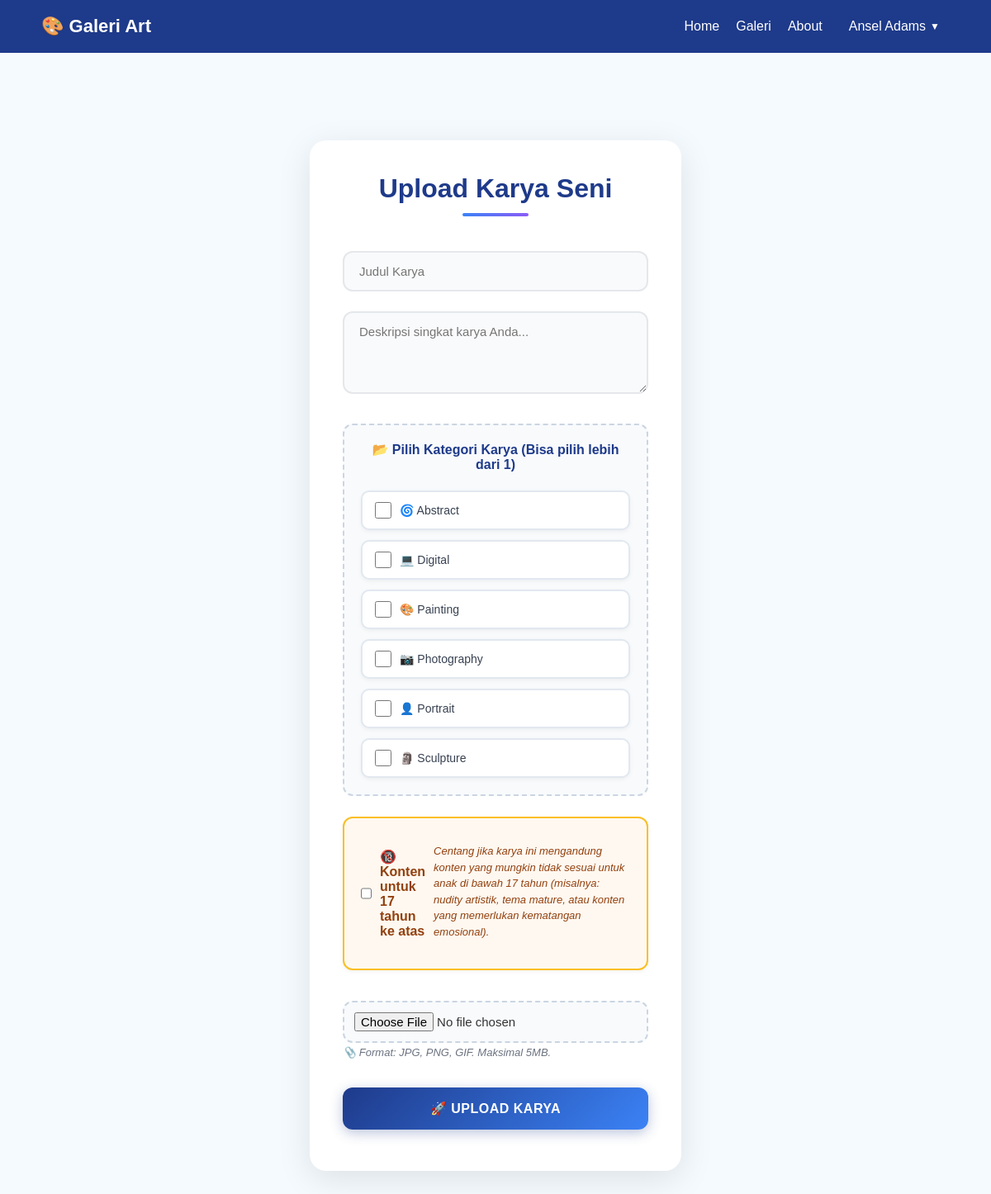
The app's page /upload.php (signed in) with its own data.
### tables this page shows
CREATE TABLE `users` (
  `id` int NOT NULL,
  `nama` varchar(100) NOT NULL,
  `email` varchar(150) NOT NULL,
  `password` varchar(255) NOT NULL,
  `role` enum('seniman','pengunjung','admin') NOT NULL DEFAULT 'pengunjung',
  `profile_image` varchar(255) DEFAULT NULL,
  `bio` text,
  `tanggal_daftar` timestamp NULL DEFAULT CURRENT_TIMESTAMP,
  `last_login` timestamp NULL DEFAULT NULL,
  `status` enum('active','inactive','banned') DEFAULT 'active'
);

CREATE TABLE `categories` (
  `id` int NOT NULL,
  `nama_kategori` varchar(50) NOT NULL,
  `deskripsi` text,
  `icon` varchar(100) DEFAULT NULL,
  `created_at` timestamp NULL DEFAULT CURRENT_TIMESTAMP
);

### config.php (called while the page is built, shortened)
<?php
function getConnection() {
    try {
        $pdo = new PDO(
            "mysql:host=" . DB_HOST . ";dbname=" . DB_NAME . ";charset=utf8mb4",
            DB_USERNAME,
            DB_PASSWORD,
            [
                PDO::ATTR_ERRMODE => PDO::ERRMODE_EXCEPTION,
                PDO::ATTR_DEFAULT_FETCH_MODE => PDO::FETCH_ASSOC,
                PDO::ATTR_EMULATE_PREPARES => false
            ]
        );
        return $pdo;
    } catch (PDOException $e) {
        die("Database connection failed: " . $e->getMessage());
    }
}
function isLoggedIn() {
    return isset($_SESSION['user_id']) && isset($_SESSION['user_nama']);
}
function getCurrentUser() {
    if (isLoggedIn()) {
        try {
            $pdo = getConnection();
            $stmt = $pdo->prepare("SELECT id, nama, email, role, bio, profile_image FROM users WHERE id = ?");
            $stmt->execute([$_SESSION['user_id']]);
            $user = $stmt->fetch();
            if ($user) {
                return $user;
            }
        } catch (PDOException $e) {
        }
        return [
            'id' => $_SESSION['user_id'],
            'nama' => $_SESSION['user_nama'],
            'email' => $_SESSION['user_email'],
            'role' => $_SESSION['user_role'],
            'bio' => $_SESSION['user_bio'] ?? '',
            'profile_image' => $_SESSION['user_profile_image'] ?? null
        ];
    }
    return null;
}
?>

### upload.php (the view, shortened to what this page needs)
<?php
require_once 'config.php';
$user = getCurrentUser();
try {
    $pdo = getConnection();
    $catStmt = $pdo->prepare("SELECT * FROM categories ORDER BY nama_kategori");
    $catStmt->execute();
    $categories = $catStmt->fetchAll();
} catch (PDOException $e) {
    $categories = [];
    error_log("Error fetching categories: " . $e->getMessage());
}
?>
<!DOCTYPE html>
<html lang="id">
<head>
    <link rel="stylesheet" href="styles.css">
</head>
<body>
    <header>
        <div class="logo">🎨 Galeri Art</div>
        <nav>
            <ul>
                <li><a href="index.php">Home</a></li>
                <li><a href="galeri.php">Galeri</a></li>
                <li><a href="about.php">About</a></li>
                <li class="user-dropdown">
                    <a href="#" class="user-name"><?php echo htmlspecialchars($user['nama']); ?> <span class="dropdown-arrow">▼</span></a>
                </li>
            </ul>
        </nav>
    </header>
    <div class="form-container">
        <h2>Upload Karya Seni</h2>
        <form method="POST" enctype="multipart/form-data">
            <input type="text" name="judul" placeholder="Judul Karya"
                value="<?php echo isset($_POST['judul']) ? htmlspecialchars($_POST['judul']) : ''; ?>" required>
            <textarea name="deskripsi" placeholder="Deskripsi singkat karya Anda..." required><?php echo isset($_POST['deskripsi']) ? htmlspecialchars($_POST['deskripsi']) : ''; ?></textarea>
            <div class="checkbox-categories">
                <label>📂 Pilih Kategori Karya (Bisa pilih lebih dari 1)</label>
                <?php foreach ($categories as $cat): ?>
                    <div class="checkbox-item" data-category="<?php echo htmlspecialchars($cat['nama_kategori']); ?>">
                        <input type="checkbox"
                            id="kategori_<?php echo $cat['id']; ?>"
                            name="kategori[]"
                            value="<?php echo htmlspecialchars($cat['nama_kategori']); ?>"
                            <?php echo (isset($_POST['kategori']) && in_array($cat['nama_kategori'], $_POST['kategori'])) ? 'checked' : ''; ?>>
                        <label for="kategori_<?php echo $cat['id']; ?>">
                            <?php echo htmlspecialchars($cat['icon']); ?> <?php echo ucfirst(htmlspecialchars($cat['nama_kategori'])); ?>
                        </label>
                    </div>
                <?php endforeach; ?>
            </div>
            <div class="checkbox-item age-restriction">
                <input type="checkbox"
                    id="age_restricted"
                    name="age_restricted"
                    value="1"
                    <?php echo (isset($_POST['age_restricted']) && $_POST['age_restricted']) ? 'checked' : ''; ?>>
                <label for="age_restricted">
                    🔞 Konten untuk 17 tahun ke atas
                </label>
                <small>
                    Centang jika karya ini mengandung konten yang mungkin tidak sesuai untuk anak di bawah 17 tahun (misalnya: nudity artistik, tema mature, atau konten yang memerlukan kematangan emosional).
                </small>
            </div>
            <input type="file" name="image" accept="image/*" required>
            <small>
                📎 Format: JPG, PNG, GIF. Maksimal 5MB.
            </small>
            <button type="submit">🚀 Upload Karya</button>
        </form>
    </div>
</body>
</html>

### styles.css (style rules this page uses)
* { margin: 0; padding: 0; box-sizing: border-box; font-family: "Poppins", sans-serif; }
body { background: #f5faff; color: #333; }
header { width: 100%; padding: 15px 50px; background: #1e3a8a; color: white; display: flex; justify-content: space-between; align-items: center; position: fixed; top: 0; z-index: 100; }
header .logo { font-size: 22px; font-weight: bold; }
header nav ul { list-style: none; display: flex; gap: 20px; align-items: center; }
header nav ul li a { text-decoration: none; color: white; font-weight: 500; transition: 0.3s; }
.user-dropdown { position: relative; }
.user-name { display: flex; align-items: center; gap: 5px; cursor: pointer; padding: 8px 12px; border-radius: 6px; transition: background-color 0.3s; }
.dropdown-arrow { font-size: 12px; transition: transform 0.3s; }
.form-container { width: 450px; margin: 100px auto 60px; background: white; padding: 25px; border-radius: 15px; box-shadow: 0 4px 10px rgba(0, 0, 0, 0.1); }
.form-container h2 { color: #1e3a8a; margin-bottom: 20px; text-align: center; }
form input, form select, form textarea, form button { width: 100%; padding: 12px; margin: 10px 0; border-radius: 8px; border: 1px solid #ccc; font-family: "Poppins", sans-serif; }
form button { background: #1e3a8a; color: white; border: none; cursor: pointer; font-weight: bold; transition: 0.3s; }
form textarea { resize: vertical; min-height: 80px; }
form input[type="file"] { padding: 8px; background: #f8fafc; }
.form-container { max-width: 600px; margin: 0 auto; background: #f8fafc; padding: 40px; border-radius: 15px; box-shadow: 0 4px 15px rgba(0, 0, 0, 0.1); }
.checkbox-categories { display: grid; grid-template-columns: repeat(auto-fit, minmax(200px, 1fr)); gap: 10px; margin: 15px 0; }
.checkbox-item { display: flex; align-items: center; gap: 8px; padding: 10px; background: #f8fafc; border: 2px solid #e2e8f0; border-radius: 8px; cursor: pointer; transition: all 0.3s ease; }
.checkbox-item input[type="checkbox"] { width: 18px; height: 18px; accent-color: #1e3a8a; }
.checkbox-item label { cursor: pointer; font-weight: 500; color: #374151; }

### records on screen
users: nama "Ansel Adams"
categories: icon "🌀", nama_kategori "Abstract"
categories: icon "💻", nama_kategori "Digital"
categories: icon "🎨", nama_kategori "Painting"
categories: icon "📷", nama_kategori "Photography"
categories: icon "👤", nama_kategori "Portrait"
categories: icon "🗿", nama_kategori "Sculpture"
